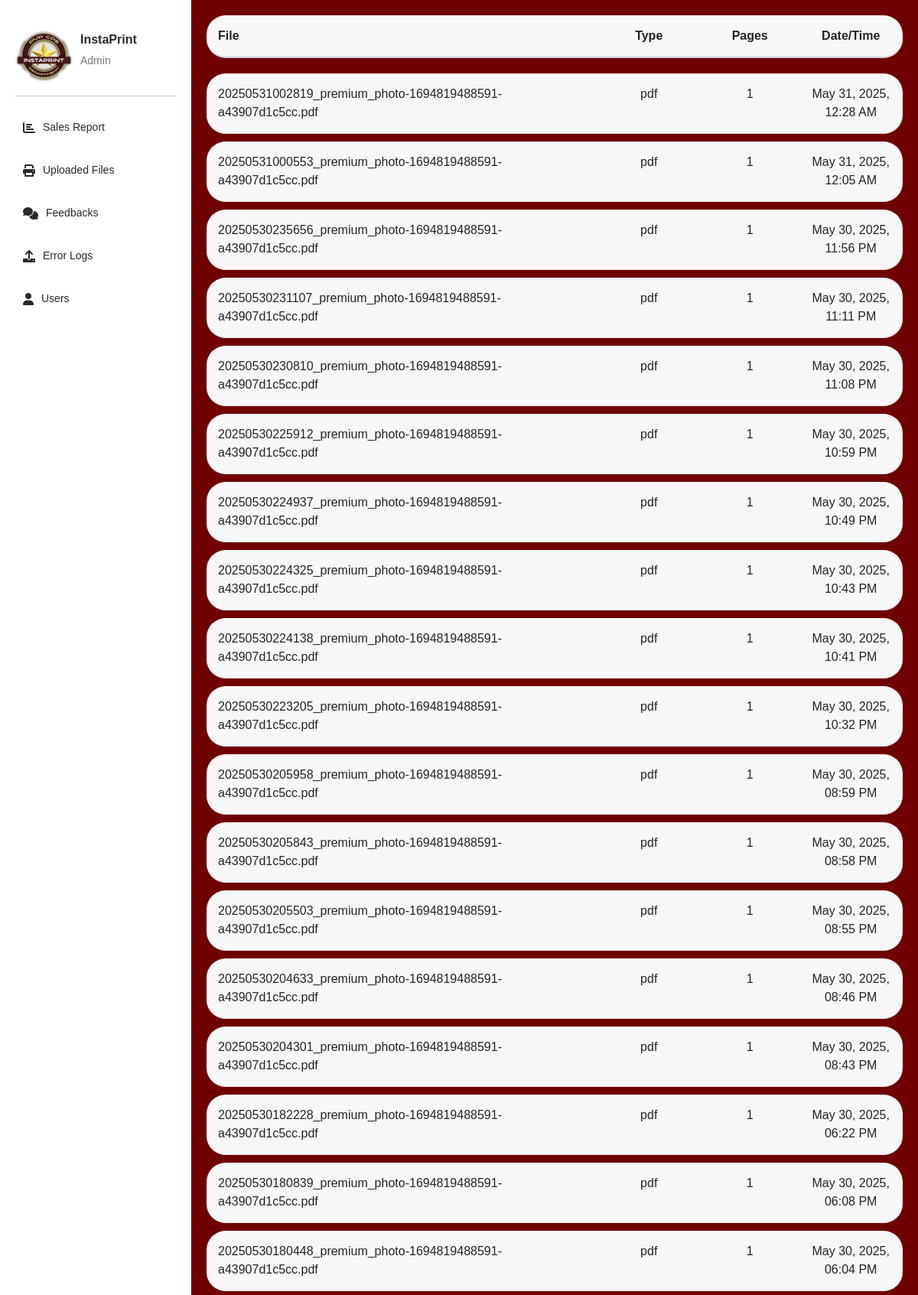
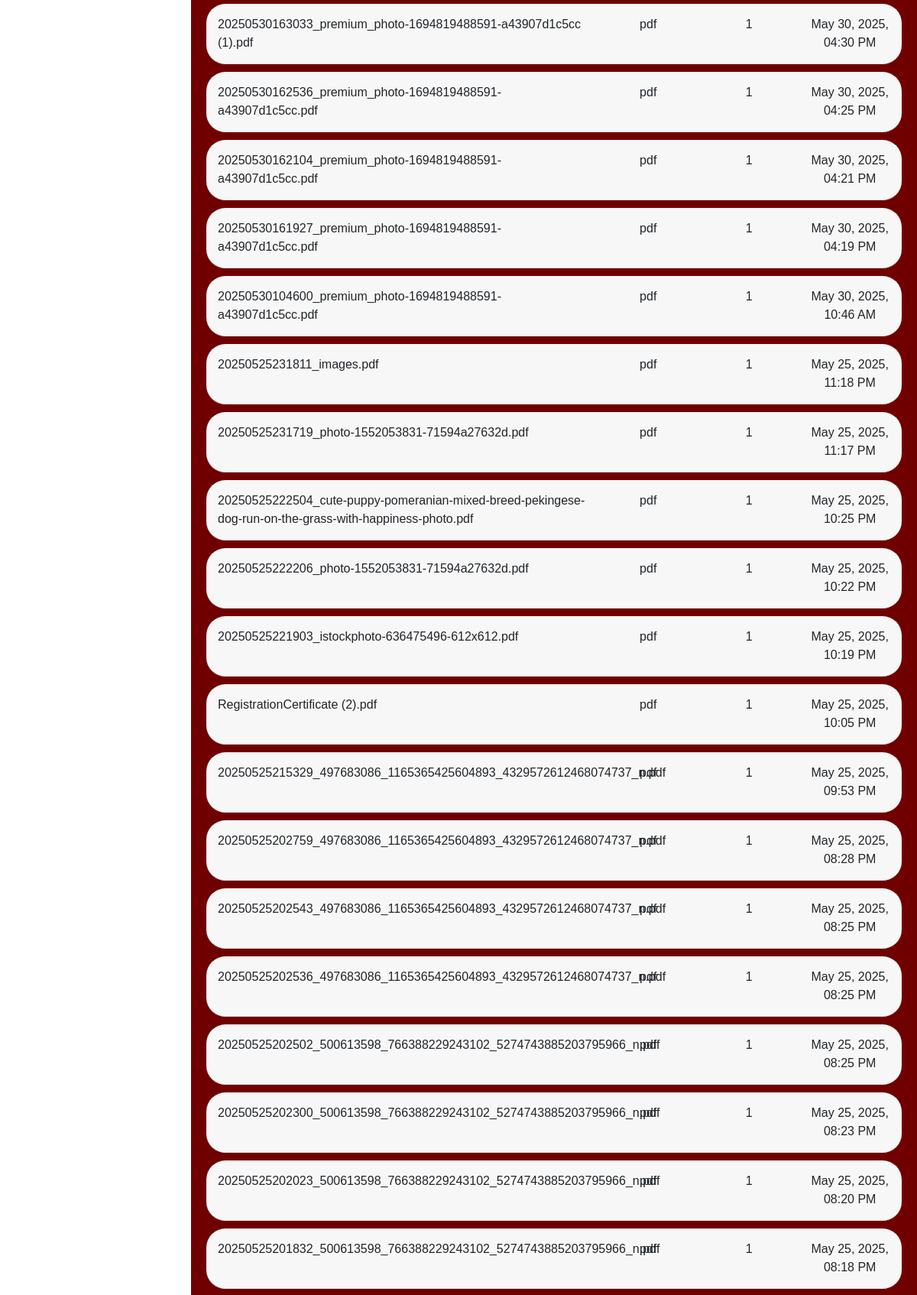
Screenshot of /admin-files-upload (upper part) with the database file from the repository (2 pictures, top to bottom).
### app.py (models this page shows, shortened)
class UploadedFile(db.Model):
    id = db.Column(db.Integer, primary_key=True)
    filename = db.Column(db.String(255), nullable=False)
    file_type = db.Column(db.String(50), nullable=False)
    pages = db.Column(db.Integer, nullable=False)
    timestamp = db.Column(db.DateTime, default=datetime.utcnow)

### app.py (the view)
@app.route("/admin-files-upload")
def admin_printed_pages():
    all_uploaded_files = UploadedFile.query.order_by(UploadedFile.timestamp.desc()).all() #
    formatted_files = []
    for uploaded_file_entry in all_uploaded_files:
        formatted_files.append({
            'file': uploaded_file_entry.filename, #
            'type': uploaded_file_entry.file_type, #
            'pages': uploaded_file_entry.pages, #
            'timestamp_full': uploaded_file_entry.timestamp.strftime('%b %d, %Y, %I:%M %p')  #
        })
    return render_template("admin-files-upload.html", uploaded=formatted_files) #

### templates/admin-files-upload.html (shortened to what this page needs)
<!DOCTYPE html>
<html lang="en">
<head>
    <link href="/static/css/admin-dashboard.css" rel="stylesheet" />
    <link rel="stylesheet" href="https://cdnjs.cloudflare.com/ajax/libs/font-awesome/6.0.0-beta3/css/all.min.css">
    <link href="https://cdn.jsdelivr.net/npm/bootstrap@5.3.0/dist/css/bootstrap.min.css" rel="stylesheet">
</head>
<body>
    <div class="container">
        <leftmenu class="menu">
            <div class="account">
                <img src="{{ url_for('static', filename='images/logo.jpg') }}" alt="InstaPrint Logo" class="profile-icon" style="max-width: 75px;">
                <div class="account-info">
                    <p class="name">InstaPrint</p>
                    <p class="role">Admin</p>
                </div>
            </div>
            <ul>
                <li><i class="fa-solid fa-chart-bar"></i> <a href="{{ url_for('admin_sales') }}">Sales Report</a></li>
                <li><i class="fa-solid fa-print"></i> <a href="{{ url_for('admin_printed_pages') }}">Uploaded Files</a></li>
                <li><i class="fa-solid fa-comments"></i> <a href="{{ url_for('admin_feedbacks') }}">Feedbacks</a></li>
                <li><i class="fa-solid fa-upload"></i> <a href="{{ url_for('admin_activity_log') }}">Error Logs</a></li>
                <li><i class="fa-solid fa-user"></i> <a href="{{ url_for('admin_dashboard') }}">Users</a></li>
            </ul>
        </leftmenu>
        <content class="contents">
            <div class="files-table">
                <div class="files-header">
                    <div class="files-file">File</div>
                    <div class="files-type">Type</div>
                    <div class="files-pages">Pages</div>
                    <div class="files-time">Date/Time</div> </div>
                {% for files in uploaded %}
                <div class="files-entry">
                    <div class="files-file">{{ files.file }}</div>
                    <div class="files-type">{{ files.type }}</div>
                    <div class="files-pages">{{ files.pages }}</div>
                    <div class="files-time">{{ files.timestamp_full }}</div>
                </div>
                {% endfor %}
            </div>
        </content>
    </div>
</body>
</html>

### static/css/admin-dashboard.css (style rules this page uses)
* { margin: 0; padding: 0; box-sizing: border-box; font-family: Arial, sans-serif; }
.container { display: flex; min-height: 100vh; max-width: 100% !important; padding-left: 0 !important; padding-right: 0 !important; }
.menu { width: 250px; background-color: #FFFFFF; color: #292929; padding: 20px; font-size: 14px; position: fixed; top: 0; left: 0; height: 100vh; width: 250px; overflow-y: auto; z-index: 1000; }
.menu ul { list-style-type: none; padding-left: 0; }
.menu li { display: flex; align-items: center; margin: 15px 0; font-size: 14px; padding: 10px; }
.menu li i { margin-right: 10px; color: #292929; font-size: 16px; }
.menu a { color: #292929; text-decoration: none; flex: 1; }
.contents { flex: 1; padding: 20px; background-color: #700000; display: flex; flex-direction: column; gap: 20px; margin-left: 250px; padding: 20px; }
.account { display: flex; align-items: center; padding: 15px 0; border-bottom: 1px solid #ccc; margin-bottom: 20px; }
.profile-icon { font-size: 40px; color: #292929; margin-right: 10px; }
.account-info { display: flex; flex-direction: column; }
.account-info .name { font-weight: bold; font-size: 16px; margin-bottom: 5px; }
.account-info .role { font-size: 14px; color: #777; }
.files-table { width: 100%; }
.files-header, .files-entry { display: flex; justify-content: space-between; padding: 15px; border-bottom: 1px solid #ddd; border-radius: 25px; margin-bottom: 10px; background-color: #f7f7f7; }
.files-header { font-weight: bold; background-color: #f7f7f7; border-bottom: 2px solid #ccc; margin-bottom: 20px; }
.files-file { width: 55%; font-weight: 500; }
.files-type { width: 12%; font-weight: 500; text-align: center; }
.files-pages { width: 12%; font-weight: 500; text-align: center; }
.files-time { width: 12%; font-weight: 500; text-align: center; }

### templates/admin-files-upload.html (style rules this page uses)
.container { display: flex; }
.menu { flex-shrink: 0; }
.contents { flex-grow: 1; padding: 20px; }
.files-header > div { font-weight: bold; }

### rows the page displays
UploadedFile: file "20250531002819_premium_photo-1694819488591-a43907d1c5cc.pdf", type "pdf", pages "1", timestamp_full "May 31, 2025, 12:28 AM"
UploadedFile: file "20250531000553_premium_photo-1694819488591-a43907d1c5cc.pdf", type "pdf", pages "1", timestamp_full "May 31, 2025, 12:05 AM"
UploadedFile: file "20250530235656_premium_photo-1694819488591-a43907d1c5cc.pdf", type "pdf", pages "1", timestamp_full "May 30, 2025, 11:56 PM"
UploadedFile: file "20250530231107_premium_photo-1694819488591-a43907d1c5cc.pdf", type "pdf", pages "1", timestamp_full "May 30, 2025, 11:11 PM"
UploadedFile: file "20250530230810_premium_photo-1694819488591-a43907d1c5cc.pdf", type "pdf", pages "1", timestamp_full "May 30, 2025, 11:08 PM"
UploadedFile: file "20250530225912_premium_photo-1694819488591-a43907d1c5cc.pdf", type "pdf", pages "1", timestamp_full "May 30, 2025, 10:59 PM"
UploadedFile: file "20250530224937_premium_photo-1694819488591-a43907d1c5cc.pdf", type "pdf", pages "1", timestamp_full "May 30, 2025, 10:49 PM"
UploadedFile: file "20250530224325_premium_photo-1694819488591-a43907d1c5cc.pdf", type "pdf", pages "1", timestamp_full "May 30, 2025, 10:43 PM"
UploadedFile: file "20250530224138_premium_photo-1694819488591-a43907d1c5cc.pdf", type "pdf", pages "1", timestamp_full "May 30, 2025, 10:41 PM"
UploadedFile: file "20250530223205_premium_photo-1694819488591-a43907d1c5cc.pdf", type "pdf", pages "1", timestamp_full "May 30, 2025, 10:32 PM"
UploadedFile: file "20250530205958_premium_photo-1694819488591-a43907d1c5cc.pdf", type "pdf", pages "1", timestamp_full "May 30, 2025, 08:59 PM"
UploadedFile: file "20250530205843_premium_photo-1694819488591-a43907d1c5cc.pdf", type "pdf", pages "1", timestamp_full "May 30, 2025, 08:58 PM"
UploadedFile: file "20250530205503_premium_photo-1694819488591-a43907d1c5cc.pdf", type "pdf", pages "1", timestamp_full "May 30, 2025, 08:55 PM"
UploadedFile: file "20250530204633_premium_photo-1694819488591-a43907d1c5cc.pdf", type "pdf", pages "1", timestamp_full "May 30, 2025, 08:46 PM"
UploadedFile: file "20250530204301_premium_photo-1694819488591-a43907d1c5cc.pdf", type "pdf", pages "1", timestamp_full "May 30, 2025, 08:43 PM"
UploadedFile: file "20250530182228_premium_photo-1694819488591-a43907d1c5cc.pdf", type "pdf", pages "1", timestamp_full "May 30, 2025, 06:22 PM"
UploadedFile: file "20250530180839_premium_photo-1694819488591-a43907d1c5cc.pdf", type "pdf", pages "1", timestamp_full "May 30, 2025, 06:08 PM"
UploadedFile: file "20250530180448_premium_photo-1694819488591-a43907d1c5cc.pdf", type "pdf", pages "1", timestamp_full "May 30, 2025, 06:04 PM"
UploadedFile: file "20250530163033_premium_photo-1694819488591-a43907d1c5cc (1).pdf", type "pdf", pages "1", timestamp_full "May 30, 2025, 04:30 PM"
UploadedFile: file "20250530162536_premium_photo-1694819488591-a43907d1c5cc.pdf", type "pdf", pages "1", timestamp_full "May 30, 2025, 04:25 PM"
UploadedFile: file "20250530162104_premium_photo-1694819488591-a43907d1c5cc.pdf", type "pdf", pages "1", timestamp_full "May 30, 2025, 04:21 PM"
UploadedFile: file "20250530161927_premium_photo-1694819488591-a43907d1c5cc.pdf", type "pdf", pages "1", timestamp_full "May 30, 2025, 04:19 PM"
UploadedFile: file "20250530104600_premium_photo-1694819488591-a43907d1c5cc.pdf", type "pdf", pages "1", timestamp_full "May 30, 2025, 10:46 AM"
UploadedFile: file "20250525231811_images.pdf", type "pdf", pages "1", timestamp_full "May 25, 2025, 11:18 PM"
UploadedFile: file "20250525231719_photo-1552053831-71594a27632d.pdf", type "pdf", pages "1", timestamp_full "May 25, 2025, 11:17 PM"
UploadedFile: file "20250525222504_cute-puppy-pomeranian-mixed-breed-pekingese-dog-run-on-the-grass-with-happiness-photo.pdf", type "pdf", pages "1", timestamp_full "May 25, 2025, 10:25 PM"
UploadedFile: file "20250525222206_photo-1552053831-71594a27632d.pdf", type "pdf", pages "1", timestamp_full "May 25, 2025, 10:22 PM"
UploadedFile: file "20250525221903_istockphoto-636475496-612x612.pdf", type "pdf", pages "1", timestamp_full "May 25, 2025, 10:19 PM"
UploadedFile: file "RegistrationCertificate (2).pdf", type "pdf", pages "1", timestamp_full "May 25, 2025, 10:05 PM"
UploadedFile: file "20250525215329_497683086_1165365425604893_4329572612468074737_n.pdf", type "pdf", pages "1", timestamp_full "May 25, 2025, 09:53 PM"
UploadedFile: file "20250525202759_497683086_1165365425604893_4329572612468074737_n.pdf", type "pdf", pages "1", timestamp_full "May 25, 2025, 08:28 PM"
UploadedFile: file "20250525202543_497683086_1165365425604893_4329572612468074737_n.pdf", type "pdf", pages "1", timestamp_full "May 25, 2025, 08:25 PM"
UploadedFile: file "20250525202536_497683086_1165365425604893_4329572612468074737_n.pdf", type "pdf", pages "1", timestamp_full "May 25, 2025, 08:25 PM"
UploadedFile: file "20250525202502_500613598_766388229243102_5274743885203795966_n.pdf", type "pdf", pages "1", timestamp_full "May 25, 2025, 08:25 PM"
UploadedFile: file "20250525202300_500613598_766388229243102_5274743885203795966_n.pdf", type "pdf", pages "1", timestamp_full "May 25, 2025, 08:23 PM"
UploadedFile: file "20250525202023_500613598_766388229243102_5274743885203795966_n.pdf", type "pdf", pages "1", timestamp_full "May 25, 2025, 08:20 PM"
UploadedFile: file "20250525201832_500613598_766388229243102_5274743885203795966_n.pdf", type "pdf", pages "1", timestamp_full "May 25, 2025, 08:18 PM"
